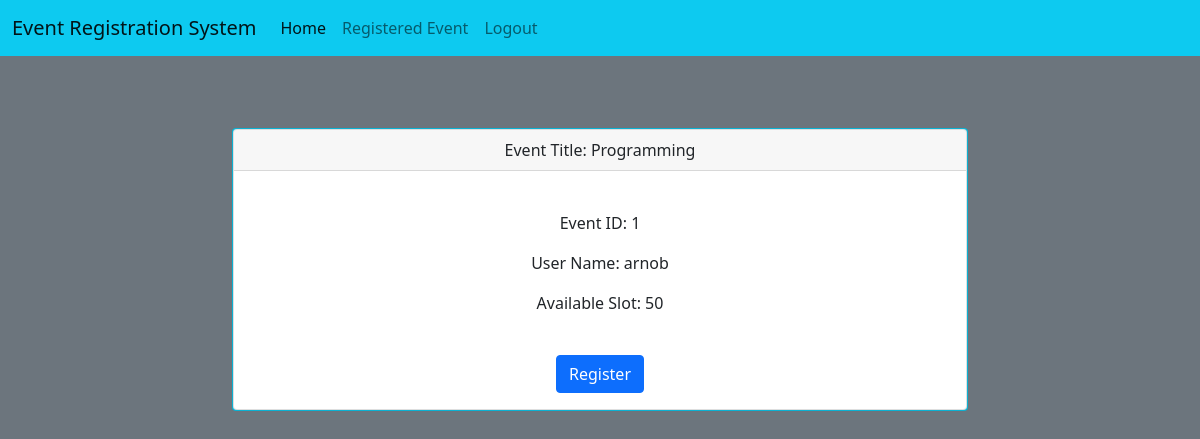
Before: /events/dashboard/1 (signed in) with the older database file.
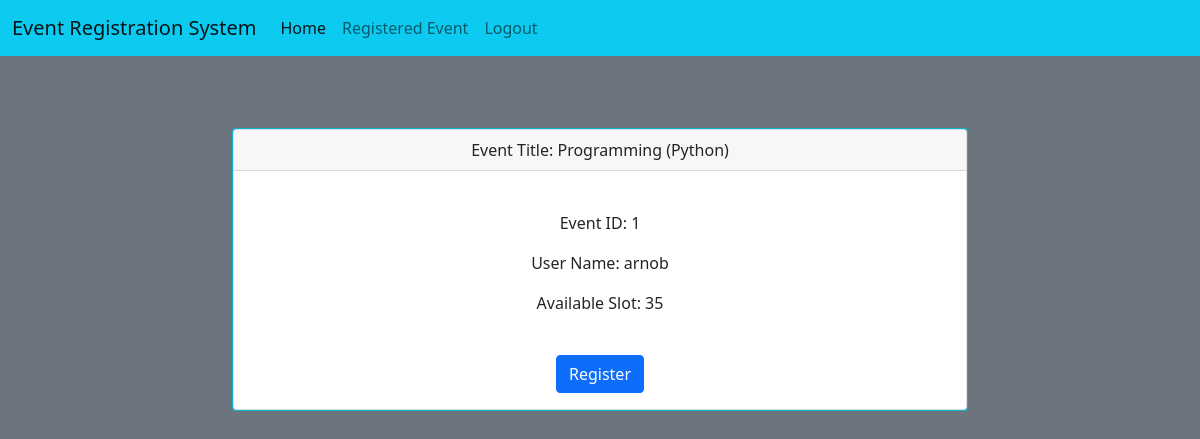
After: the same page with the newer database file.
### events/models.py (models this page shows)
class Event(models.Model):
    title = models.CharField(max_length=100)
    description = models.CharField(max_length=200)
    event_date = models.DateField()
    event_time = models.TimeField(max_length=150)
    location_name = models.CharField(max_length=150)
    slot = models.IntegerField()
    created_at = models.DateTimeField(auto_now_add=True)

### event_registration/views.py (the view)
# urls.py: path('dashboard/<int:id>', views.event_registration_page, name='user_dashboard'),
def event_registration_page(request, id):
    reg_event = RegisteredEvent.objects.all().values()
    event = Event.objects.get(pk=id)
    template = loader.get_template('event_registration.html')
    context = {
        "reg_event": reg_event,
        "event": event,
    }
    return HttpResponse(template.render(context, request))

### event_registration/templates/event_registration.html (shortened to what this page needs)
{% extends "master.html" %}
{% block content %}
{% include "navbar.html" %}
{% if user.is_authenticated %}
<br>
<br>
<div class="container mt-4">
    <div class="row">
        <div class="col-md-8 offset-md-2">
            <div class="card bg-info">
                <div class="card text-center">
                    <div class="card-header">
                        Event Title:  {{ event.title }}
                    </div>
                    <br>
                    <div class="card-body">
                        <form method="POST" action="/events/add_registration/">
                            <p class="card-text">Event ID: {{ event.id }}</p>
                            <p class="card-text">User Name: {{ user.username }}</p>
                            <p class="card-text">Available Slot: {{ event.slot }}</p>
                            <br>
                            {% if event.slot > 0 %}
                                <button type="submit" class="btn btn-primary">Register</button>
                            {% else %}
                                <p class="btn btn-danger">Sorry, There is no slot for registration!</p>
                            {% endif %}
                        </form>
                    </div>
                </div>
</div>
</div>
</div>
</div>
{% else %}
  <h1>Sorry! You must be logged in to view this page...</h1>
  <a class="nav-link" href="/members/login_user/">Login</a>
{% endif %}
{% endblock %}

Changed rows visible on the page:
changed Event id 1: title "Programming" → "Programming (Python)"; slot "50" → "35"
